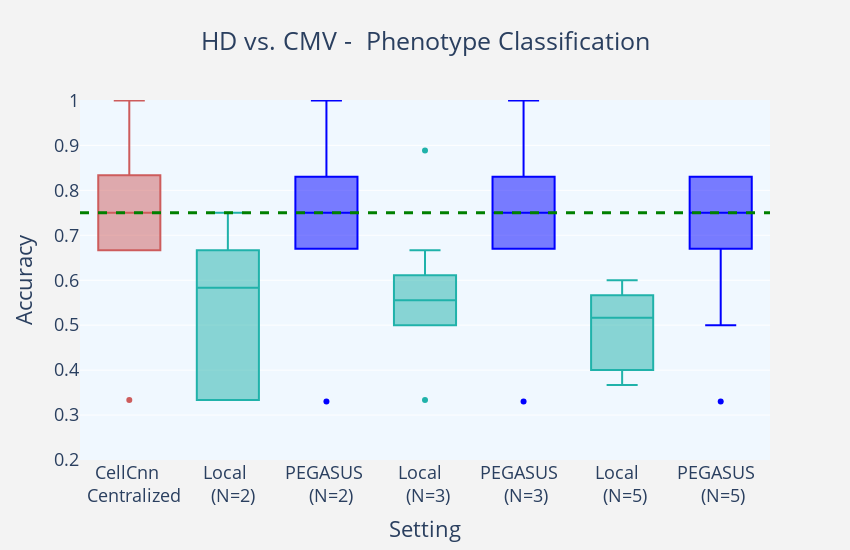
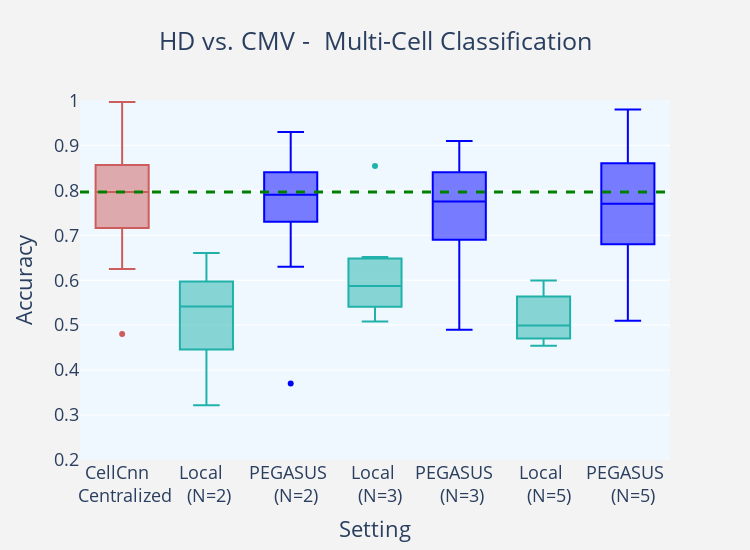

Notebook cell for these charts, in order:
### Markdown cell above
# Boxplots
The script generates the boxplots used in the paper by reading the results from respective excell sheets 
Set the following parameters depending on which results to visualize for CMV experiments:

experiment = 'CMV'

sampling = 'BagSample'

metric = 'Accuracy' or 'Precision' or 'Recall' or 'F-score'

### Code cell
import plotly.express as px
import pandas
import plotly.graph_objects as go
import os
experiment = 'CMV'
sampling = 'BagSample'
metric= 'Accuracy'

fileToWrite = 'AccuracyFigures/'+experiment+'_'+sampling+'_'+metric
fileName='AllResults_'+experiment+'_10runs_'+ sampling + '.xlsx'

df = pandas.read_excel(fileName)

dfPhenotype = df.loc[df['Classification']== 'Phenotype Classification']
dfMultiCell = df.loc[df['Classification']== 'Multi-cell Classification']
# fig = px.box(dfPhenotype, x="Runs", y="Accuracy")
# fig.show()
colors = ['rgba(93, 164, 214, 0.5)', 'rgba(255, 144, 14, 0.5)', 'rgba(44, 160, 101, 0.5)',
          'rgba(255, 65, 54, 0.5)', 'rgba(207, 114, 255, 0.5)', 'rgba(127, 96, 0, 0.5)']


#Phenotype classification data to color.. 
cellcnn = dfPhenotype.loc[dfPhenotype['Runs']== 'CellCnn Centralized']
local2 = dfPhenotype.loc[dfPhenotype['Runs']== 'Local_2']
local4 = dfPhenotype.loc[dfPhenotype['Runs']== 'Local_3']
local6 = dfPhenotype.loc[dfPhenotype['Runs']== 'Local_5']
peg2 = dfPhenotype.loc[dfPhenotype['Runs']== 'PEGASUS (N=2)']
peg4 = dfPhenotype.loc[dfPhenotype['Runs']== 'PEGASUS (N=3)']
peg6 = dfPhenotype.loc[dfPhenotype['Runs']== 'PEGASUS (N=5)']

fig = go.Figure()
fig.add_trace(go.Box(y=cellcnn[metric],name='CellCnn <br>  Centralized',
                marker_color = 'indianred'))
fig.add_trace(go.Box(y=local2[metric], name='Local <br>  (N=2)',
                marker_color = 'lightseagreen'  ))
fig.add_trace(go.Box(y=peg2[metric], name='PEGASUS <br>  (N=2)',
                marker_color = 'blue'  ))
fig.add_trace(go.Box(y=local4[metric], name='Local  <br> (N=3)',
                marker_color = 'lightseagreen'  ))
fig.add_trace(go.Box(y=peg4[metric], name='PEGASUS  <br> (N=3)',
                marker_color = 'blue'  ))
fig.add_trace(go.Box(y=local6[metric], name='Local  <br> (N=5)',
                marker_color = 'lightseagreen' ))
fig.add_trace(go.Box(y=peg6[metric], name='PEGASUS  <br> (N=5)',
                marker_color = 'blue' ))


fig.update_layout(
    title_text='HD vs. '+experiment+' -  Phenotype Classification', title_x=0.5,
    yaxis_title=metric,
    xaxis_title='Setting',
    boxgap=0.1,
    paper_bgcolor='rgb(243, 243, 243)',
    plot_bgcolor='rgb(243, 243, 243)',
    showlegend=False
)
fig.update_layout(
    plot_bgcolor='aliceblue',
    font=dict(
#         family="Courier New, monospace",
        size=18
    )

)
fig.update_yaxes(range=[0.2, 1.001])
# fig.update_traces(notched=True)

fig.update_layout(
    autosize=False,
    width=750,
    height=550
)
fig.add_hline(y=pandas.DataFrame.median(cellcnn[metric]), line_width=3, line_dash="dash", line_color="green")


fig.show()
fig.write_image(fileToWrite+"_Phenotype.pdf")
#======================================================================================================#

#Multi-Cell classification data to color.. 
cellcnn = dfMultiCell.loc[dfMultiCell['Runs']== 'CellCnn Centralized']
local2 = dfMultiCell.loc[dfMultiCell['Runs']== 'Local_2']
local4 = dfMultiCell.loc[dfMultiCell['Runs']== 'Local_3']
local6 = dfMultiCell.loc[dfMultiCell['Runs']== 'Local_5']
peg2 = dfMultiCell.loc[dfMultiCell['Runs']== 'PEGASUS (N=2)']
peg4 = dfMultiCell.loc[dfMultiCell['Runs']== 'PEGASUS (N=3)']
peg6 = dfMultiCell.loc[dfMultiCell['Runs']== 'PEGASUS (N=5)']

fig = go.Figure()
fig.add_trace(go.Box(y=cellcnn[metric],name='CellCnn  <br> Centralized',
                marker_color = 'indianred' ))
fig.add_trace(go.Box(y=local2[metric], name='Local  <br> (N=2)',
                marker_color = 'lightseagreen' ))
fig.add_trace(go.Box(y=peg2[metric], name='PEGASUS <br>  (N=2)',
                marker_color = 'blue' ))
fig.add_trace(go.Box(y=local4[metric], name='Local <br>  (N=3)',
                marker_color = 'lightseagreen' ))
fig.add_trace(go.Box(y=peg4[metric], name='PEGASUS  <br> (N=3)',
                marker_color = 'blue' ))
fig.add_trace(go.Box(y=local6[metric], name='Local <br>  (N=5)',
                marker_color = 'lightseagreen' ))
fig.add_trace(go.Box(y=peg6[metric], name='PEGASUS <br>  (N=5)',
                marker_color = 'blue' ))

fig.update_layout(
    title_text='HD vs. '+experiment+' -  Multi-Cell Classification', title_x=0.5,
    yaxis_title=metric,
    xaxis_title='Setting',
    boxgap=0.1,
    paper_bgcolor='rgb(243, 243, 243)',
    plot_bgcolor='rgb(243, 243, 243)',
    showlegend=False
)
fig.update_layout(
    plot_bgcolor='aliceblue',
    font=dict(
#         family="Courier New, monospace",
        size=18
    )

)
fig.update_yaxes(range=[0.2, 1.001])
# fig.update_traces(notched=True)

fig.update_layout(
    autosize=False,
    width=750,
    height=550
)
fig.add_hline(y=pandas.DataFrame.median(cellcnn[metric]), line_width=3, line_dash="dash", line_color="green")

fig.show()
fig.write_image(fileToWrite+"_MultiCell.pdf")

### Figure 1 — Plotly figure (JSON) as saved in the notebook; plotly's stock layout.template omitted (floating-point values rounded to 4 significant figures)
{"data": [{"marker": {"color": "indianred"}, "name": "CellCnn <br>  Centralized", "type": "box", "y": [1, 0.8333, 0.3333, 0.6667, 0.6667, 0.6667, 0.8333, 0.8333, 1, 0.6667]}, {"marker": {"color": "lightseagreen"}, "name": "Local <br>  (N=2)", "type": "box", "y": [0.5, 0.75, 0.5833, 0.3333, 0.3333, 0.6667, 0.5833, 0.3333, 0.6667, 0.5833]}, {"marker": {"color": "blue"}, "name": "PEGASUS <br>  (N=2)", "type": "box", "y": [0.83, 0.33, 1, 0.67, 0.83, 0.67, 0.83, 0.83, 0.67, 0.67]}, {"marker": {"color": "lightseagreen"}, "name": "Local  <br> (N=3)", "type": "box", "y": [0.6667, 0.5556, 0.5556, 0.5, 0.6111, 0.5, 0.5556, 0.3333, 0.8889, 0.5556]}, {"marker": {"color": "blue"}, "name": "PEGASUS  <br> (N=3)", "type": "box", "y": [0.83, 1, 0.33, 0.67, 0.83, 0.83, 0.67, 0.67, 0.67, 0.83]}, {"marker": {"color": "lightseagreen"}, "name": "Local  <br> (N=5)", "type": "box", "y": [0.4667, 0.5667, 0.3667, 0.5333, 0.4, 0.6, 0.5667, 0.5667, 0.5, 0.4]}, {"marker": {"color": "blue"}, "name": "PEGASUS  <br> (N=5)", "type": "box", "y": [0.5, 0.67, 0.83, 0.83, 0.67, 0.67, 0.33, 0.83, 0.83, 0.83]}], "layout": {"autosize": false, "boxgap": 0.1, "font": {"size": 18}, "height": 550, "paper_bgcolor": "rgb(243, 243, 243)", "plot_bgcolor": "aliceblue", "shapes": [{"line": {"color": "green", "dash": "dash", "width": 3}, "type": "line", "x0": 0, "x1": 1, "xref": "x domain", "y0": 0.75, "y1": 0.75, "yref": "y"}], "showlegend": false, "title": {"text": "HD vs. CMV -  Phenotype Classification", "x": 0.5}, "width": 850, "xaxis": {"title": {"text": "Setting"}}, "yaxis": {"range": [0.2, 1.001], "title": {"text": "Accuracy"}}}}

### Figure 2 — Plotly figure (JSON) as saved in the notebook; plotly's stock layout.template omitted (floating-point values rounded to 4 significant figures)
{"data": [{"marker": {"color": "indianred"}, "name": "CellCnn  <br> Centralized", "type": "box", "y": [0.9868, 0.716, 0.4803, 0.7605, 0.8317, 0.7458, 0.625, 0.8525, 0.8562, 0.9968]}, {"marker": {"color": "lightseagreen"}, "name": "Local  <br> (N=2)", "type": "box", "y": [0.4564, 0.6604, 0.597, 0.4461, 0.3219, 0.5988, 0.5369, 0.3573, 0.5964, 0.5467]}, {"marker": {"color": "blue"}, "name": "PEGASUS <br>  (N=2)", "type": "box", "y": [0.73, 0.37, 0.93, 0.79, 0.84, 0.63, 0.74, 0.89, 0.8, 0.79]}, {"marker": {"color": "lightseagreen"}, "name": "Local <br>  (N=3)", "type": "box", "y": [0.6099, 0.5768, 0.5413, 0.5263, 0.6515, 0.5081, 0.5537, 0.597, 0.8542, 0.6481]}, {"marker": {"color": "blue"}, "name": "PEGASUS  <br> (N=3)", "type": "box", "y": [0.62, 0.91, 0.49, 0.88, 0.84, 0.69, 0.76, 0.79, 0.73, 0.79]}, {"marker": {"color": "lightseagreen"}, "name": "Local <br>  (N=5)", "type": "box", "y": [0.4952, 0.5308, 0.4541, 0.5637, 0.4649, 0.5997, 0.4995, 0.5916, 0.4985, 0.4701]}, {"marker": {"color": "blue"}, "name": "PEGASUS <br>  (N=5)", "type": "box", "y": [0.64, 0.68, 0.86, 0.79, 0.75, 0.73, 0.51, 0.88, 0.98, 0.85]}], "layout": {"autosize": false, "boxgap": 0.1, "font": {"size": 18}, "height": 550, "paper_bgcolor": "rgb(243, 243, 243)", "plot_bgcolor": "aliceblue", "shapes": [{"line": {"color": "green", "dash": "dash", "width": 3}, "type": "line", "x0": 0, "x1": 1, "xref": "x domain", "y0": 0.7961, "y1": 0.7961, "yref": "y"}], "showlegend": false, "title": {"text": "HD vs. CMV -  Multi-Cell Classification", "x": 0.5}, "width": 750, "xaxis": {"title": {"text": "Setting"}}, "yaxis": {"range": [0.2, 1.001], "title": {"text": "Accuracy"}}}}
